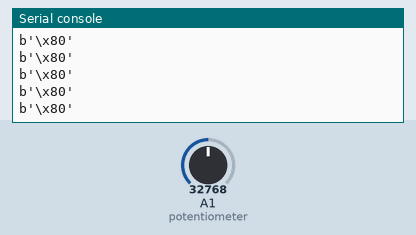
The program below on a simulated CircuitPython board. On the bench: the last lines printed to the serial console. The test bench sets the inputs (shaded band); at power-on: A1 (potentiometer) = 32768 (analog values on the 0–65535 scale).

Above: at 1.2 s.
1.3 s: A1 (potentiometer) set to 45874
At 1.69 s:
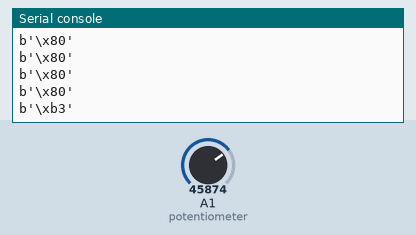
3.0 s: A1 (potentiometer) set to 57670
At 3.2 s:
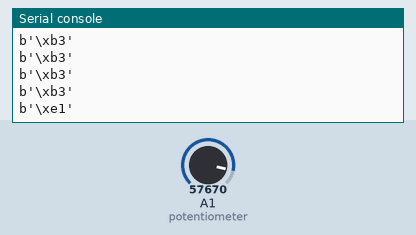
4.5 s: A1 (potentiometer) set to 65535
At 4.7 s:
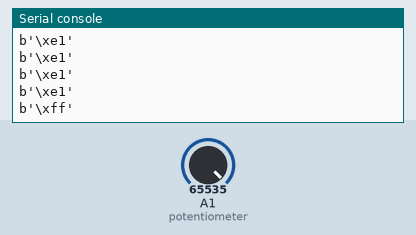
6.0 s: A1 (potentiometer) set to 32767
At 6.21 s:
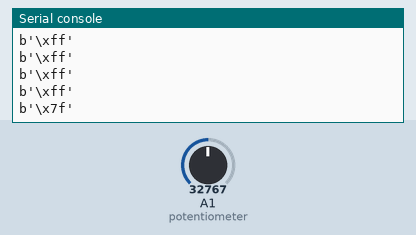
7.5 s: A1 (potentiometer) set to 19660
At 7.72 s:
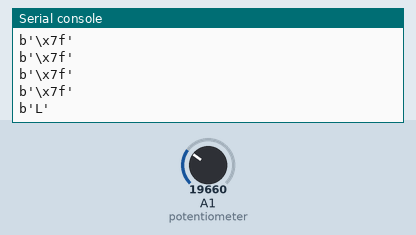

The program:

circuitPythontoProcessing.py
```python
import time
import board
import busio
from analogio import AnalogIn

potentiometer = AnalogIn(board.A1)
uart = busio.UART(board.TX, board.RX, baudrate=9600)

while True:
    myPotValue = int(potentiometer.value/256)
    uart.write(bytes([myPotValue]))
    print(bytes([myPotValue]))
    time.sleep(0.25)
```

Measured:
- after the input at 1.3 s, the serial console: prints a new line after 0.21 s (image 1)
- after the input at 3.0 s, the serial console: prints a new line at once (image 2)
- after the input at 4.5 s, the serial console: prints a new line at once (image 3)
- after the input at 6.0 s, the serial console: prints a new line at once (image 4)
- after the input at 7.5 s, the serial console: prints a new line at once (image 5)
